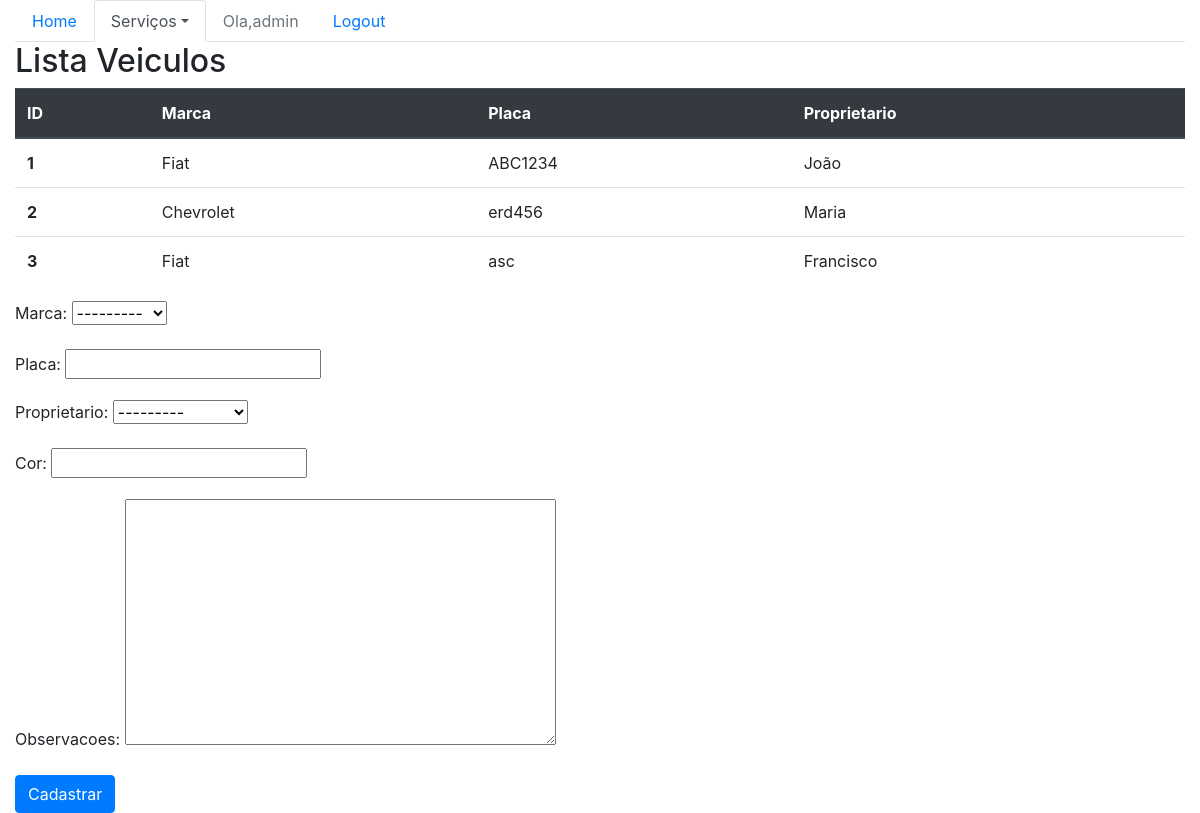
Page /sistema/veiculos/ (signed in) on the committed database.
### core/models.py (models this page shows, shortened)
class Veiculo(models.Model):
    marca = models.ForeignKey(Marca, on_delete=models.CASCADE)
    placa = models.CharField(max_length=10)
    proprietario = models.ForeignKey(Pessoa, on_delete=models.CASCADE)
    cor = models.CharField(max_length=15)
    observacoes = models.TextField()

class Marca(models.Model):
    nome = models.CharField(max_length=50)
    def __str__(self):
        return self.nome

class Pessoa(models.Model):
    nome = models.CharField(max_length=100)
    endereco = models.CharField(max_length=200)
    telefone = models.CharField(max_length=20)
    def __str__(self):
        return self.nome

### core/views.py (the view)
# urls.py: path('veiculos/',lista_veiculos, name='core_lista_veiculos'),
@login_required
def lista_veiculos(request):
    form = VeiculoForm()
    veiculos = Veiculo.objects.all()
    data = {'veiculos' : veiculos, 'form':form}
    return render(request,'core/lista_veiculos.html',data)

### core/forms.py
class VeiculoForm(ModelForm):
    class Meta:
        model = Veiculo
        fields = '__all__'

### core/templates/core/lista_veiculos.html (shortened to what this page needs)
{% extends 'base.html' %}
{% block menu %}
    <ul class="nav nav-tabs">
        <li class="nav-item">
        <a class="nav-link" href="/sistema">Home</a>
        </li>
        <li class="nav-item dropdown">
        <a class="nav-link dropdown-toggle active" data-toggle="dropdown" href="#" role="button" aria-haspopup="true" aria-expanded="false">Serviços</a>
        </li>
        {% if user.is_authenticated %}
            <li class="nav-item">
                <a class="nav-link disabled" href="">Ola,{{user}}</a>
            </li>
            <li class="nav-item">
                <a class="nav-link" href="{% url 'logout' %}">Logout</a>
            </li>
        {% else %}
            <li class="nav-item">
                <a class="nav-link " href="{% url 'login' %}">Login</a>
            </li>
        {% endif %}
    </ul>
{% endblock menu %}
{% block main %}
<div class="row">
    <div class="col">
<h2>Lista Veiculos</h2>
<table class="table">
    <thead class="thead-dark">
      <tr>
        <th scope="col">ID</th>
        <th scope="col">Marca</th>
        <th scope="col">Placa</th>
        <th scope="col">Proprietario</th>
      </tr>
    </thead>
    <tbody>
        {% for veiculo in veiculos %}
            <tr>
                <th scope="row">{{veiculo.id}}</th>
                <td>{{veiculo.marca}}</td>
                <td>{{veiculo.placa}}</td>
                <td>{{veiculo.proprietario}}</td>
            </tr>
        {% endfor %}
    </tbody>
</table>
<form action="{% url 'core_veiculo_novo' %}" method="POST">
    {{form.as_p}}
    <button type="submit" class="btn btn-primary">Cadastrar</button>
</form>
    </div>
</div>
{% endblock main %}

### rows in the picture
Veiculo: id "1", marca "Fiat", placa "ABC1234", proprietario "João"
Veiculo: id "2", marca "Chevrolet", placa "erd456", proprietario "Maria"
Veiculo: id "3", marca "Fiat", placa "asc", proprietario "Francisco"

### other values in the picture
{{ user }} "admin"
